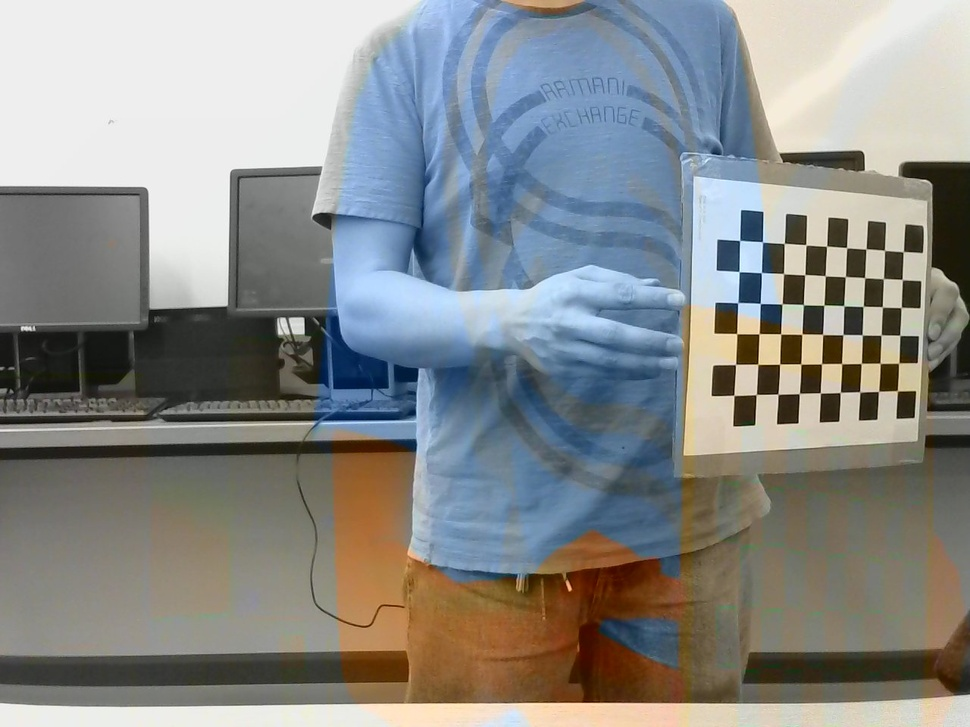
#> input picture right5.jpg, 970 x 727 px, shrunk from 1280 x 960 before the run
$ python chessboard1.py
#> lines starting #> are read from the running program, lines starting #| are printed output that depends on the picture
import numpy as np
import cv2 as cv
import glob
# termination criteria
criteria = (cv.TERM_CRITERIA_EPS + cv.TERM_CRITERIA_MAX_ITER, 25, 0.001)

# prepare object points, like (0,0,0), (1,0,0), (2,0,0) ....,(6,5,0)
objp = np.zeros((9*6,3), np.float32)
objp[:,:2] = np.mgrid[0:6,0:9].T.reshape(-1,2)

# Arrays to store object points and image points from all the images.
objpoints = [] # 3d point in real world space
imgpoints = [] # 2d points in image plane.

images = glob.glob('right5.jpg')

for fname in images:
    img = cv.imread(fname)
#> img is the input picture: shape (727, 970, 3); mean B, G, R 137.2, 138.8, 137
    gray = cv.cvtColor(img, cv.COLOR_BGR2GRAY)
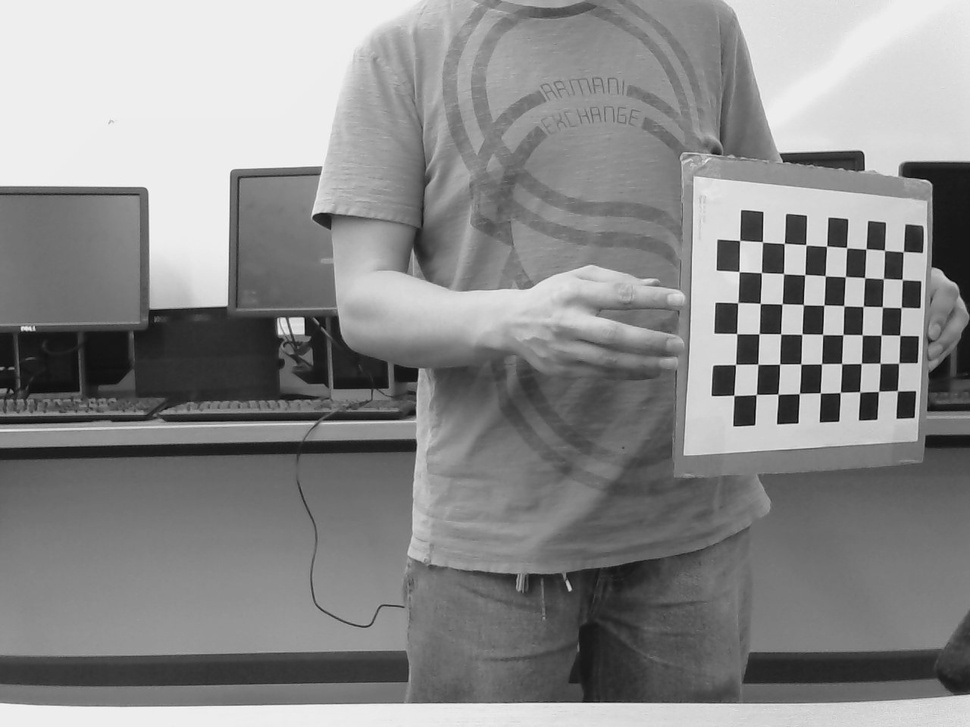
#> gray: shape (727, 970); min 4, max 248, mean 138.1
    h,w = img.shape[:2]
#> h = 727; w = 970

    # Find the chess board corners
    ret, corners = cv.findChessboardCorners(gray, (9,6), None)
#> ret = True; corners = 54 rows, first 8: [897.3, 390.7], [878.5, 391.4], [859.7, 391.8], [840.2, 392.4], [820.3, 392.8], [799.3, 393.5], [777.9, 394], [756.3, 394.5]

    # If found, add object points, image points (after refining them)
    if ret == True:
        objpoints.append(objp)
        corners2 = cv.cornerSubPix(gray,corners, (11,11), (-1,-1), criteria)
#> corners2 = 54 rows, first 8: [897.4, 390.8], [878.5, 391.4], [859.8, 391.9], [840.3, 392.4], [820.4, 392.9], [799.4, 393.5], [778, 394.2], [756.3, 394.5]
        imgpoints.append(corners)

    ret, mtx, dist, rvecs, tvecs = cv.calibrateCamera(objpoints, imgpoints, gray.shape[::-1],None,None)
#> ret = 52.29; mtx = [[1469.9, 0, 438.3], [0, 3224.9, 366.9], [0, 0, 1]]; dist = [[-0.984, -26.69, -0.185, 0.00968, 153.1]]; rvecs = ([-1.07, 1.01, 2.73],); tvecs = ([34.03, 4.4, 92.09],)
    newcameramtx, roi=cv.getOptimalNewCameraMatrix(mtx,dist,(w,h),1,(w,h))
#> newcameramtx = [[1068.3, 0, 452.7], [0, 2271.3, 269.3], [0, 0, 1]]; roi = (54, 27, 778, 521)
    # undistort
    dst = cv.undistort(img, mtx, dist, None, newcameramtx)
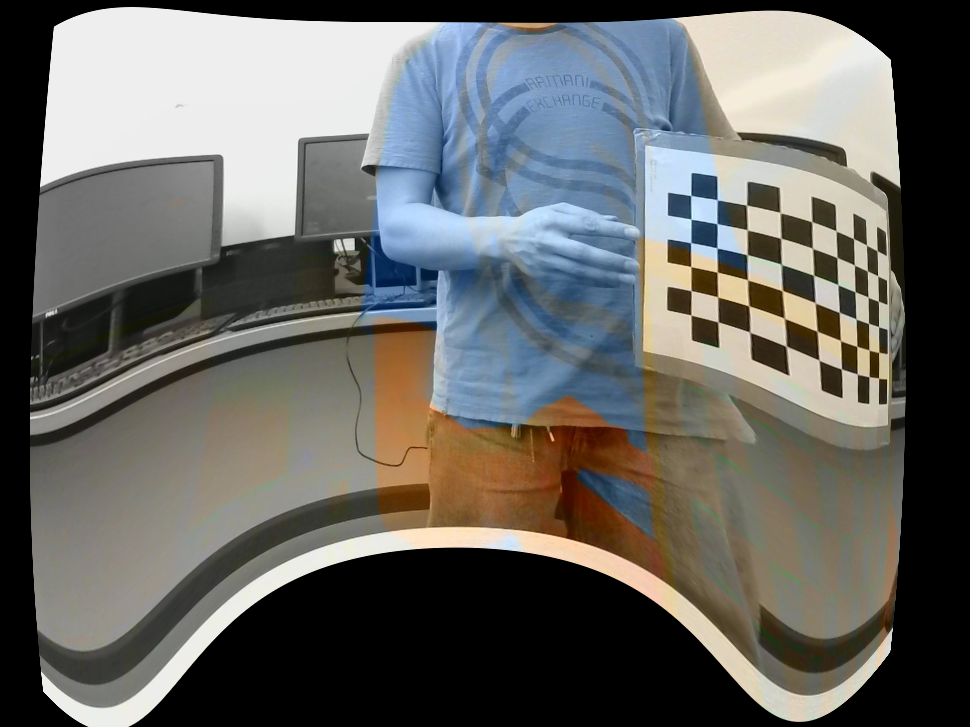
#> dst: shape (727, 970, 3); mean B, G, R 99.1, 102.5, 102.7

    # crop the image
    x,y,w,h = roi
#> x = 54; y = 27; w = 778; h = 521
    dst = dst[y:y+h, x:x+w]
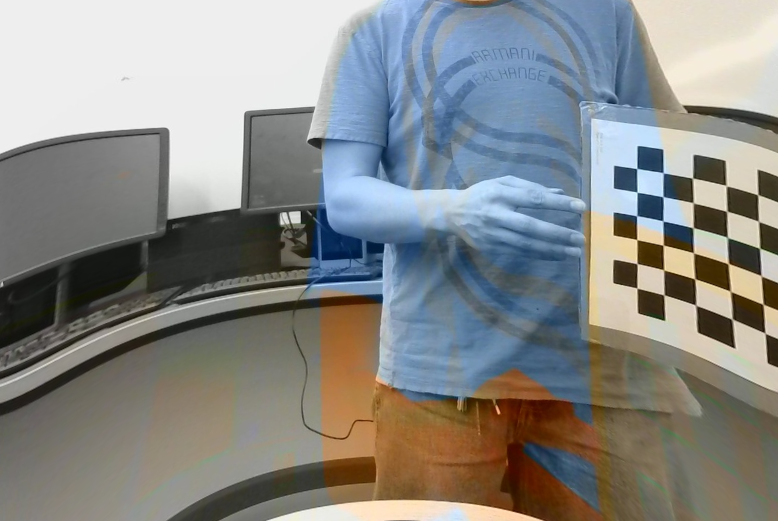
#> dst: shape (521, 778, 3); mean B, G, R 134.7, 136.9, 135.8
    cv.imwrite('calibresult.png',dst)
    cv.imshow('Calibrate', dst)

    # [11 lines of commented-out code are left out]
    cv.waitKey(500)
cv.destroyAllWindows()

$ run again, with right1.jpg copied over right5.jpg
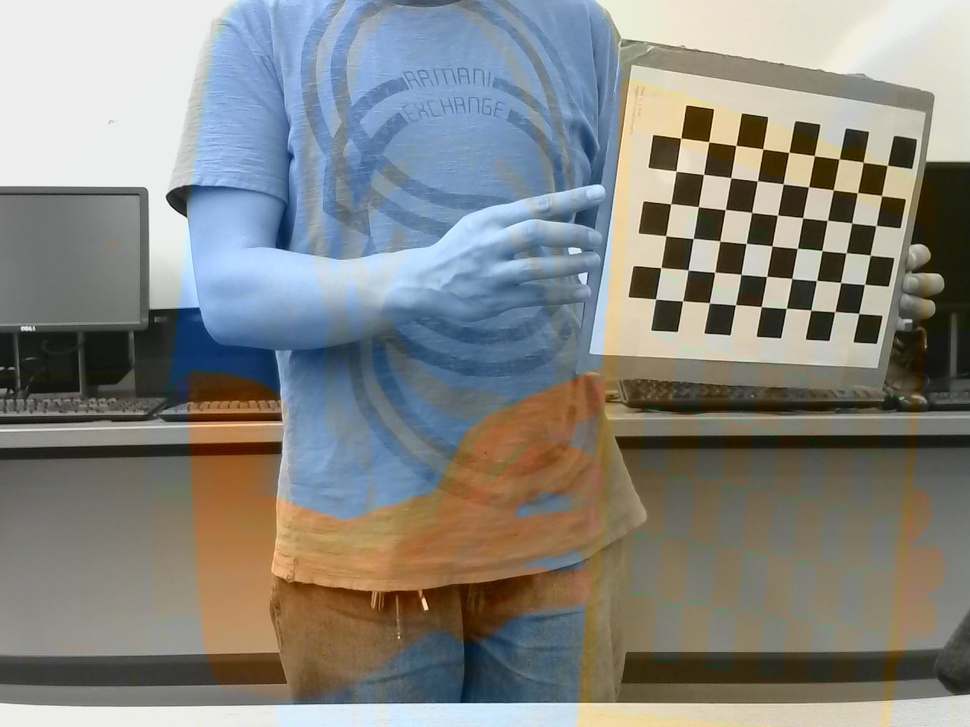
#> input picture right1.jpg, 970 x 727 px, shrunk from 1280 x 960 before the run
#> img is the input picture: shape (727, 970, 3); mean B, G, R 129.2, 133.7, 133.5
#> `gray = cv.cvtColor(img, cv.COLOR_BGR2GRAY)`:
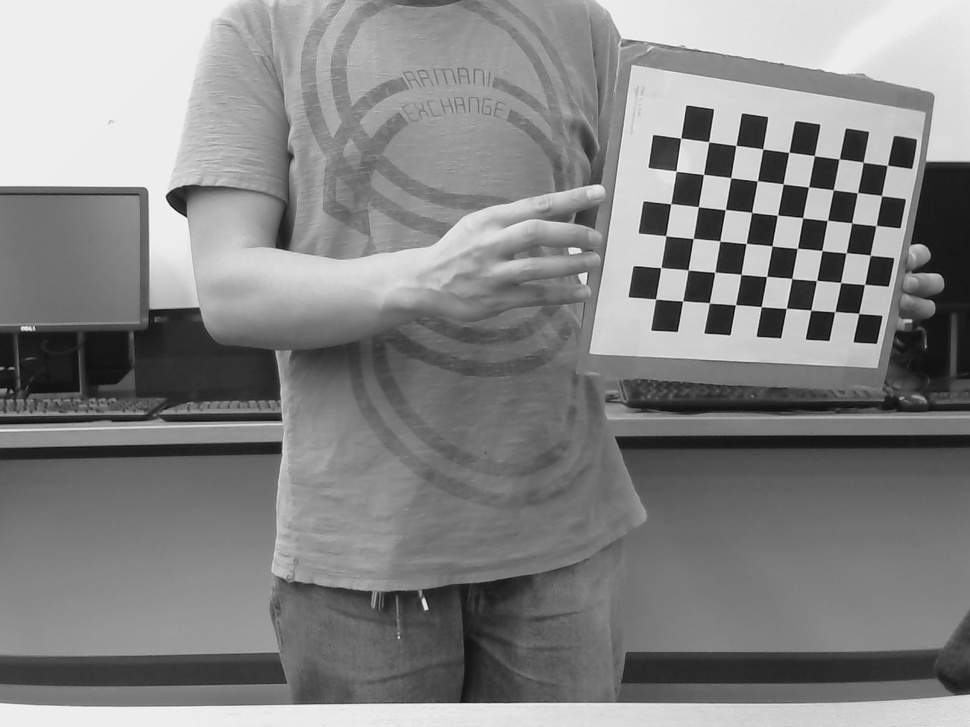
#> gray: shape (727, 970); min 3, max 249, mean 133.2
#> `ret, corners = cv.findChessboardCorners(gray, (9,6), None)`: ret = True; corners = 54 rows, first 8: [858.7, 313.4], [834.6, 311.8], [811, 310.3], [786.3, 308.3], [761.1, 306.5], [735.5, 304.7], [709.3, 302.8], [682.4, 301]
#> corners2 = 54 rows, first 8: [858.7, 313.4], [834.7, 311.6], [810.8, 310.2], [786.3, 308.3], [761.3, 306.6], [735.5, 304.7], [709.4, 302.9], [682.6, 300.8]
#> `ret, mtx, dist, rvecs, tvecs = cv.calibrateCamera(objpoints, imgpoints..`: ret = 66.09; mtx = [[1161.7, 0, 510.6], [0, 2700.8, 395.2], [0, 0, 1]]; dist = [[-1.62, -19.64, -0.349, -0.208, 284]]; rvecs = ([1.16, -0.707, -2.75],); tvecs = ([30.17, 0.931, 92.22],)
#> newcameramtx = [[1501.2, 0, 362.9], [0, 2072.4, 284.2], [0, 0, 1]]; roi = (205, 260, 336, 166)
#> `x,y,w,h = roi`: x = 205; y = 260; w = 336; h = 166
#> `dst = dst[y:y+h, x:x+w]`:
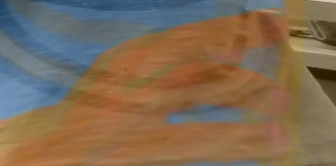
#> dst: shape (166, 336, 3); mean B, G, R 84.4, 106.6, 127.7

$ run again, with right10.jpg copied over right5.jpg
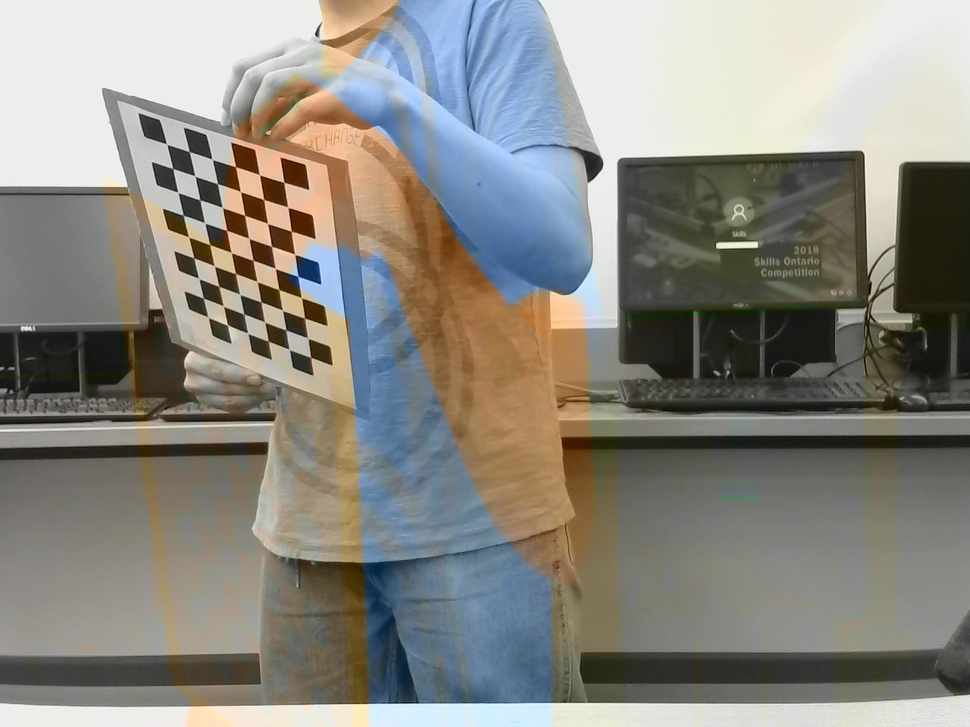
#> input picture right10.jpg, 970 x 727 px, shrunk from 1280 x 960 before the run
#> img is the input picture: shape (727, 970, 3); mean B, G, R 129.2, 136.5, 138.1
#> `gray = cv.cvtColor(img, cv.COLOR_BGR2GRAY)`:
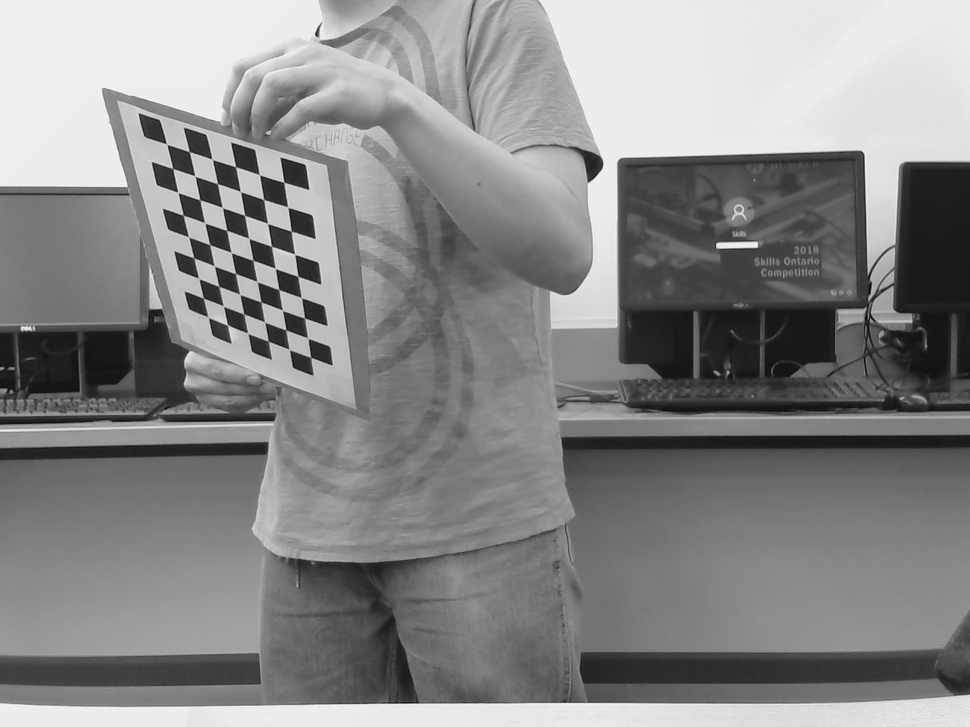
#> gray: shape (727, 970); min 7, max 250, mean 136.2
#> `ret, corners = cv.findChessboardCorners(gray, (9,6), None)`: ret = True; corners = 54 rows, first 8: [283.8, 182.3], [287.8, 207.3], [291.3, 231.2], [294.7, 254.3], [297.8, 276.2], [301.2, 297.5], [304.5, 318], [308.4, 338.6]
#> corners2 = 54 rows, first 8: [283.8, 182.3], [287.7, 207.1], [291.3, 231.2], [294.7, 254.3], [297.9, 276.4], [301.4, 297.6], [304.6, 318.1], [307.7, 338.1]
#> `ret, mtx, dist, rvecs, tvecs = cv.calibrateCamera(objpoints, imgpoints..`: ret = 66.53; mtx = [[11.42, 0, 241.4], [0, 3.86, 250.4], [0, 0, 1]]; dist = [[-0.0171, -3.36e-05, 0.0617, -0.0245, 3.68e-07]]; rvecs = ([-1.04, 1.36, -1.78],); tvecs = ([2.35, 3.03, 4.35],)
#> newcameramtx = [[839.1, 0, 161.6], [0, 627.7, 726.6], [0, 0, 1]]; roi = (0, 0, 0, 0)
#> `dst = cv.undistort(img, mtx, dist, None, newcameramtx)`:
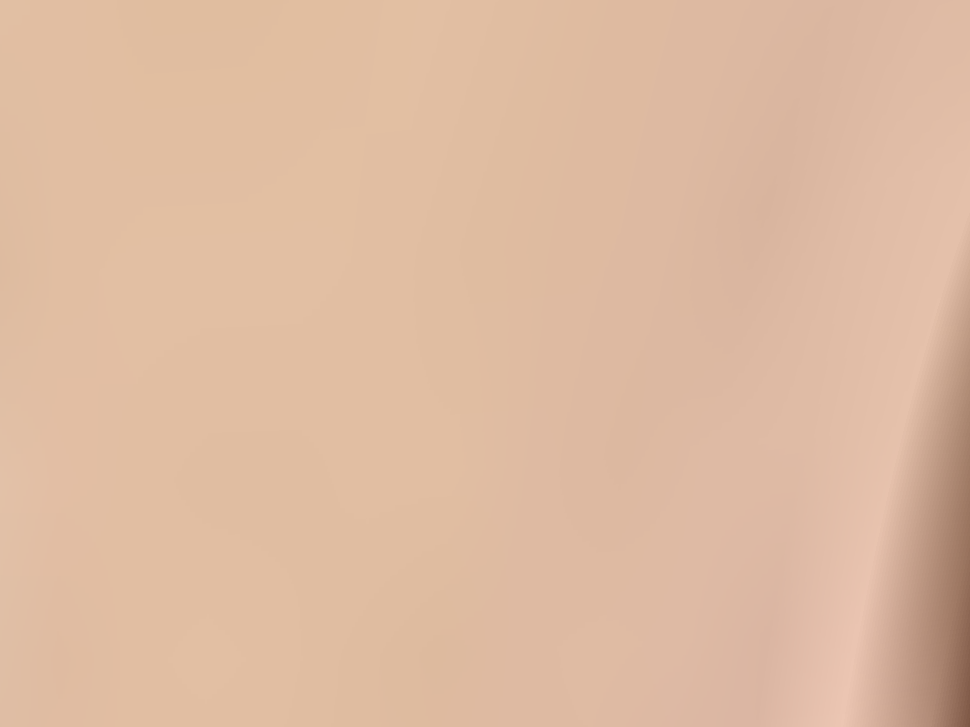
#> dst: shape (727, 970, 3); mean B, G, R 160.9, 186.3, 221.9
#> `x,y,w,h = roi`: x = 0
#> `dst = dst[y:y+h, x:x+w]`: dst = empty array

$ run again, with right11.jpg copied over right5.jpg
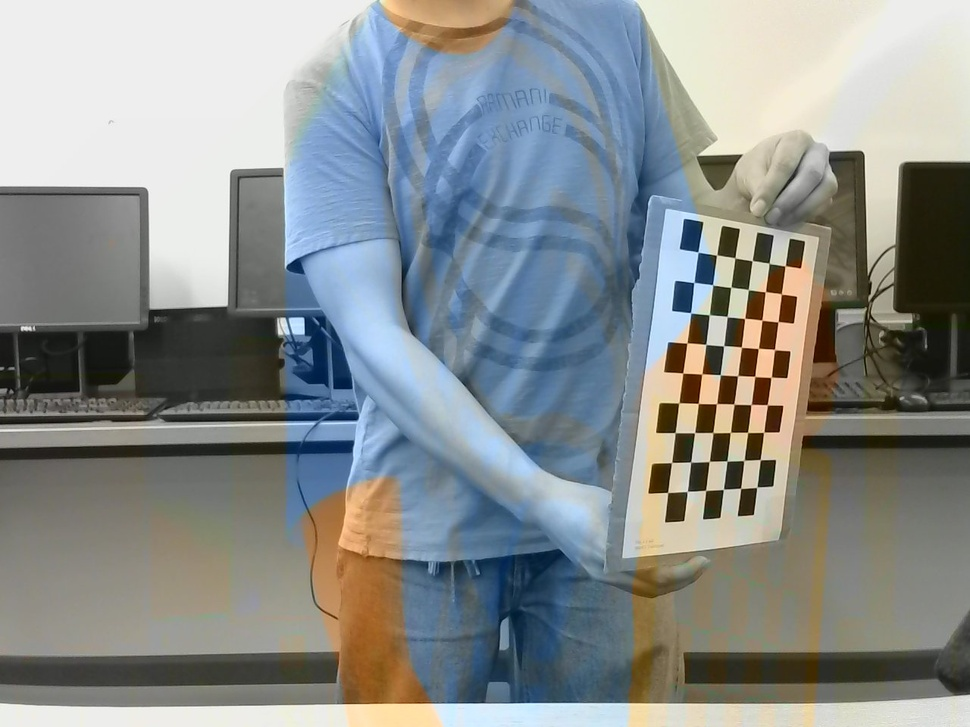
#> input picture right11.jpg, 970 x 727 px, shrunk from 1280 x 960 before the run
#> img is the input picture: shape (727, 970, 3); mean B, G, R 141.5, 142.2, 137.5
#> `gray = cv.cvtColor(img, cv.COLOR_BGR2GRAY)`:
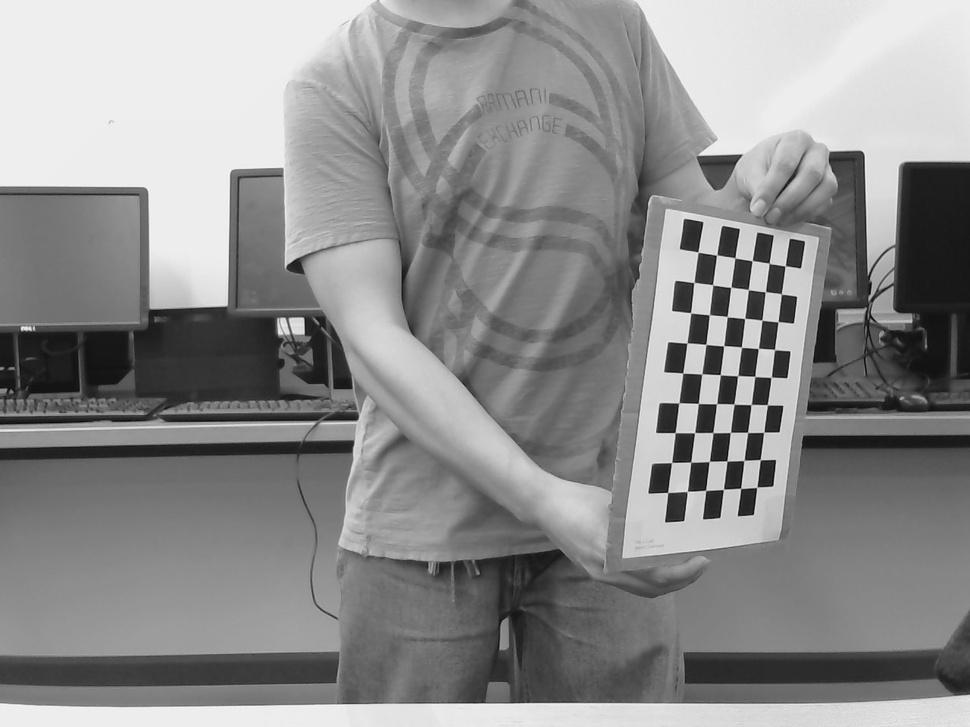
#> gray: shape (727, 970); min 2, max 250, mean 140.7
#> `ret, corners = cv.findChessboardCorners(gray, (9,6), None)`: ret = True; corners = 54 rows, first 8: [785.2, 265.8], [781.4, 294.1], [778.1, 321.6], [774.6, 349.6], [771, 377.3], [767.3, 404.7], [763.6, 432.3], [760.2, 459.6]
#> corners2 = 54 rows, first 8: [785.2, 265.8], [781.4, 293.8], [778.1, 321.7], [774.5, 349.5], [771.2, 377.3], [767.4, 404.8], [763.6, 432.3], [760.3, 459.6]
#> `ret, mtx, dist, rvecs, tvecs = cv.calibrateCamera(objpoints, imgpoints..`: ret = 71.32; mtx = [[769.2, 0, 513], [0, 51705.3, 459.3], [0, 0, 1]]; dist = [[-0.832, -10.27, 0.336, -0.01, 89.63]]; rvecs = ([1.09, -1.17, 0.907],); tvecs = ([21.51, -3.36, 54.19],)
#> newcameramtx = [[1365.3, 0, 524.8], [0, 10393.5, 677.4], [0, 0, 1]]; roi = (0, 0, 0, 0)
#> `dst = cv.undistort(img, mtx, dist, None, newcameramtx)`:
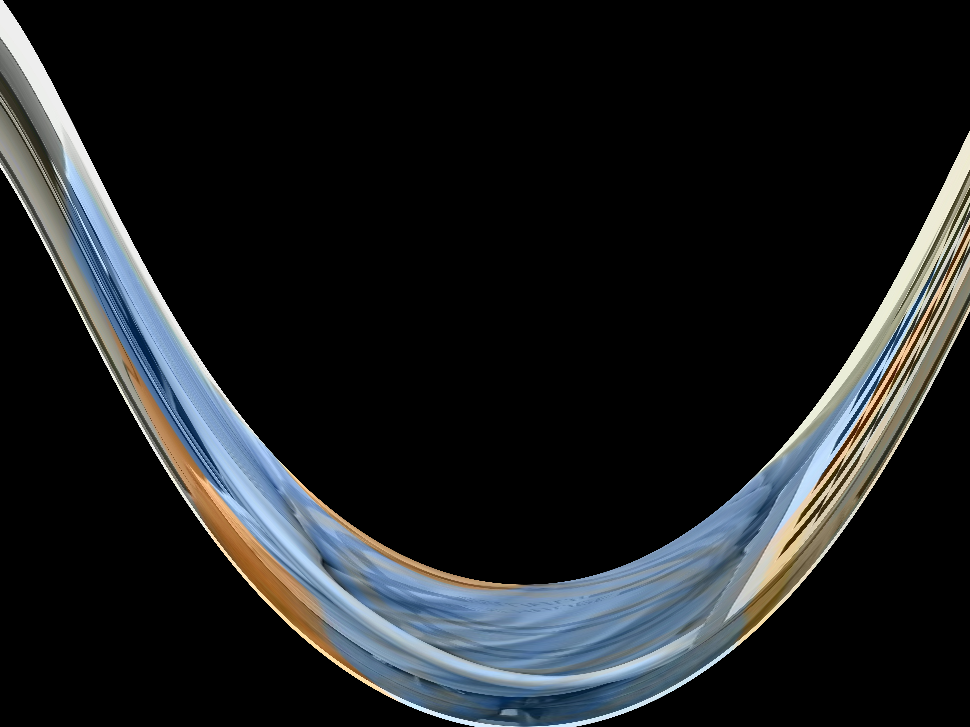
#> dst: shape (727, 970, 3); mean B, G, R 32.7, 31, 28.6
#> `x,y,w,h = roi`: x = 0
#> `dst = dst[y:y+h, x:x+w]`: dst = empty array
